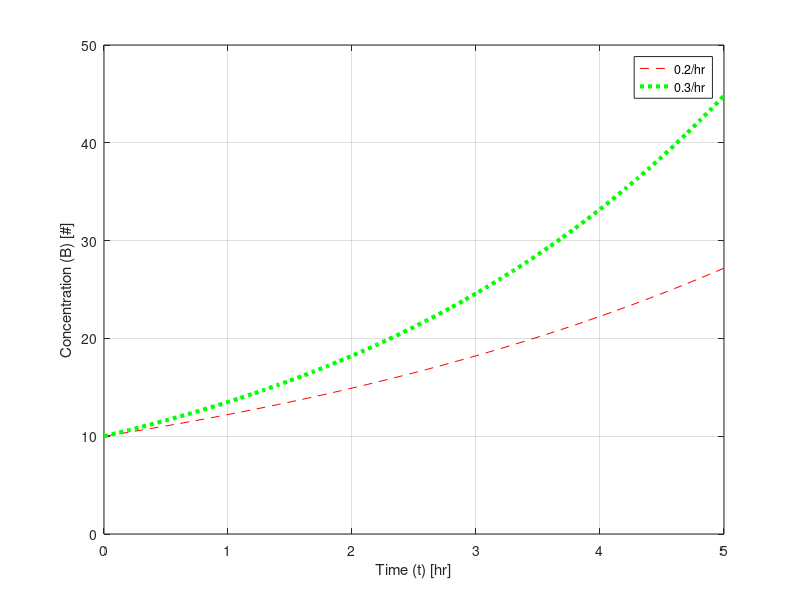

MATLAB code to generate this figure:
clear
clc
close all

B_0=10;
k1=0.2;
k2=0.3;

t=[0:0.1:5];
B1=B_0*exp(k1*t);
B2=B_0*exp(k2*t);

figure('Color','w')
plot(t,B1,'--r',t,B2,':g','LineWidth',3)
grid on

xlabel('Time (t) [hr]')
ylabel('Concentration (B) [#]')

axis([0 5 0 50])
set(gca,'Xtick',0:1:5,'Ytick',0:10:50)

LT={'0.2/hr' '0.3/hr'};
legend(LT,'Location','Best')

